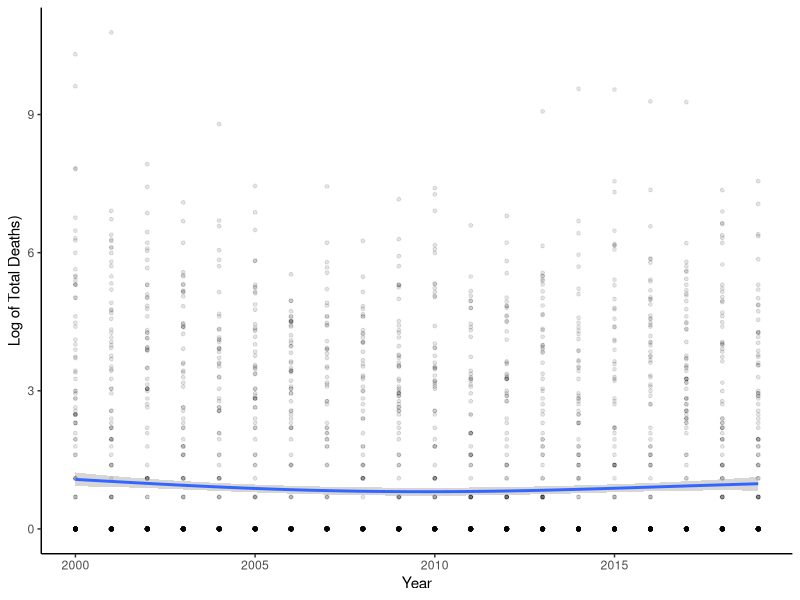
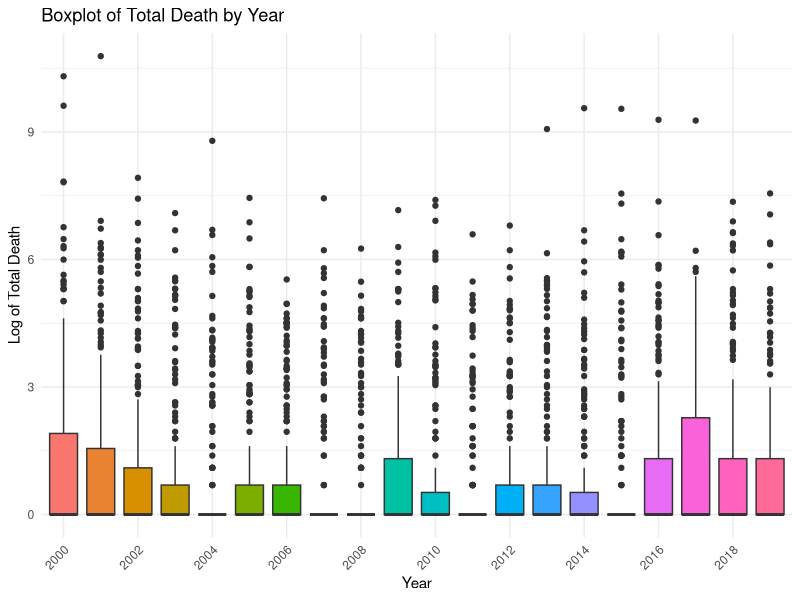
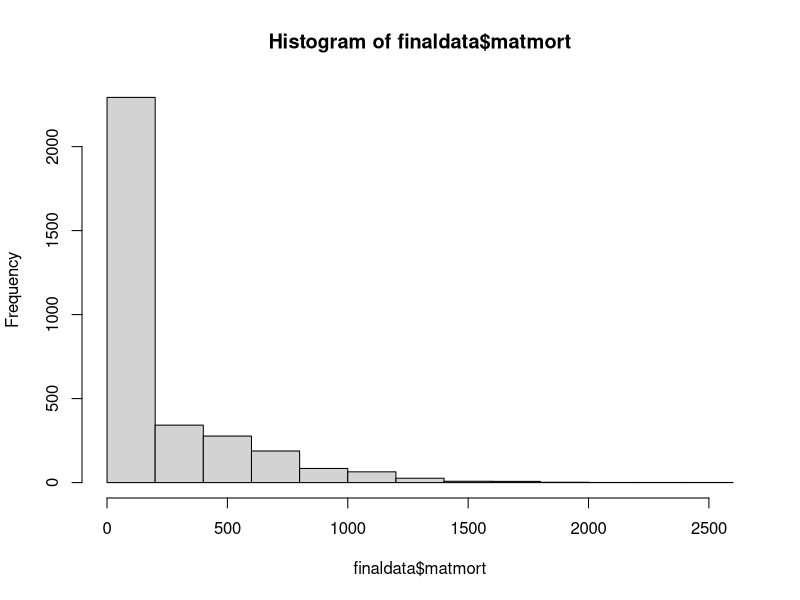
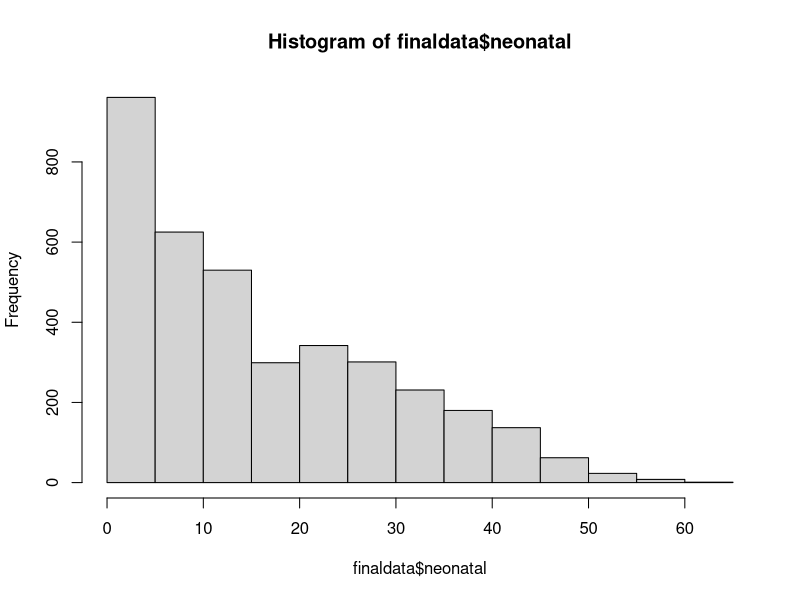
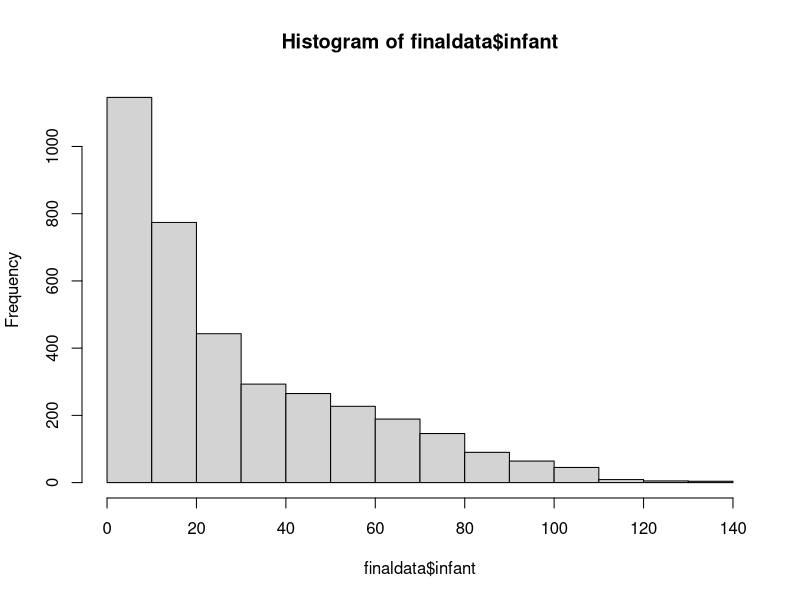
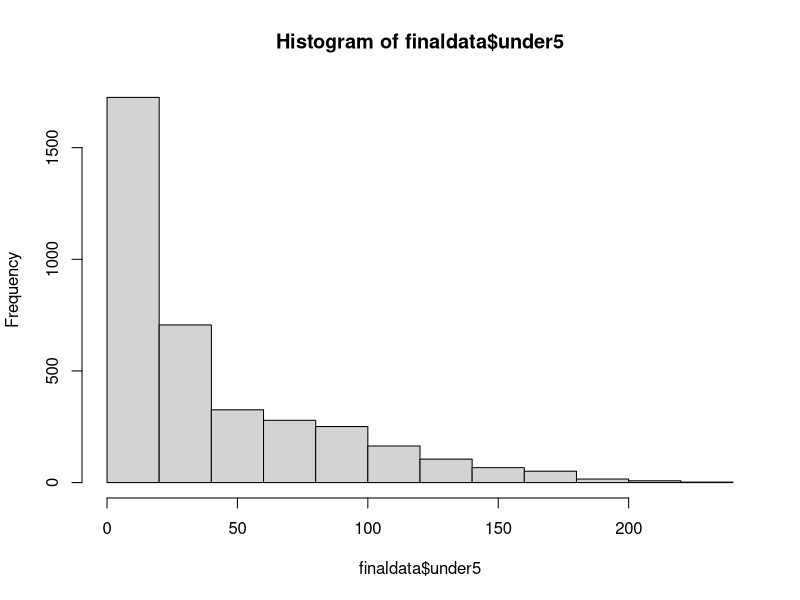

Write R code to recreate these figures, in order.
## ---- chunk 1
knitr::opts_chunk$set(message = FALSE, warning = FALSE)
## ---- chunk 2
#| output: false
library(ggplot2)
library(dplyr)
library(knitr)
library(here)

## ---- chunk 3

finaldata <- read.csv(here("output_files", "finaldata.csv"), header = TRUE)

country_means <- finaldata %>%
  group_by(ISO) %>%
  summarise(
    mean_value = mean(totaldeath, na.rm = TRUE),
    median_value = median(totaldeath, na.rm = TRUE),
    sd_value = sd(totaldeath, na.rm = TRUE),
    min_value = min(totaldeath, na.rm = TRUE),
    max_value = max(totaldeath, na.rm = TRUE),
    count = n() 
  ) %>%
  dplyr::arrange(desc(mean_value))

  write.csv(country_means, file = here("output_files", "countrymeans.csv"), row.names = FALSE) 
  head(country_means)
## ---- chunk 4
#| echo: false
summary(finaldata)
## ---- chunk 5
#| echo: false
finaldata %>%
  ggplot(aes(x = year, y = log(totaldeath + 1))) +
  geom_point(size = 1, alpha = 0.1) +
  theme_classic() +
  labs(
    x = "Year",
    y = "Log of Total Deaths)",
  ) +
  scale_color_brewer(palette = "Pastel1") +
  geom_smooth()

## ---- chunk 6
#| echo: false

ggplot(finaldata, aes(x = factor(year), y = log(totaldeath + 1), fill = factor(year))) +
  geom_boxplot() +
  labs(
    x = "Year",
    y = "Log of Total Death",
    title = "Boxplot of Total Death by Year"
  ) +
  theme_minimal() +
  theme(
    axis.text.x = element_text(angle = 45, hjust = 1),  
    legend.position = "none"  
  ) +
  scale_x_discrete(breaks = scales::breaks_pretty(n = 10)) 
## ---- chunk 7
#| echo: false

country_year_means <- finaldata %>%
  group_by(ISO, year) %>%
  summarise(
    mean_value = mean(totaldeath, na.rm = TRUE),
    median_value = median(totaldeath, na.rm = TRUE),
    sd_value = sd(totaldeath, na.rm = TRUE),
    min_value = min(totaldeath, na.rm = TRUE),
    max_value = max(totaldeath, na.rm = TRUE),
    count = n() 
  ) %>%
  dplyr::arrange(desc(mean_value))

  write.csv(country_year_means, file = here("output_files", "countrymeans.csv"), row.names = FALSE) 
  head(country_year_means)
## ---- chunk 8
#| echo: false

#Note to self: Select is great for filtering columns, filter is better for filtering rows
maxdeath_data <- finaldata %>%
  filter(
    (ISO == "ETH" & (year == 2000 | year == 2001)) |
    (ISO == "ERI" & year == 2000) |
    (ISO == "SYR" & (year == 2014 | year == 2015 | year == 2016))
  ) %>%
  select(year, ISO, totaldeath, under5, matmort, neonatal, infant) 

maxdata_mort_means <- summarise(maxdeath_data, 
          mean_matmort = mean(matmort, na.rm = TRUE),
          mean_under5 = mean(under5, na.rm = TRUE),
          mean_neonatal = mean(neonatal, na.rm = TRUE),
          mean_infant = mean(infant, na.rm = TRUE),
          )

maxdeath_data
maxdata_mort_means
## ---- chunk 9
#| echo: false

alldata_mort_means <- summarise(finaldata, 
          mean_matmort = mean(matmort, na.rm = TRUE),
          mean_under5 = mean(under5, na.rm = TRUE),
          mean_neonatal = mean(neonatal, na.rm = TRUE),
          mean_infant = mean(infant, na.rm = TRUE),
          )

alldata_mort_means
## ---- chunk 10
#| echo: false

confdata_mort <- finaldata %>%
  filter(conflict == 1)

confdata_mort_means <- summarise(confdata_mort, 
          mean_matmort = mean(matmort, na.rm = TRUE),
          mean_under5 = mean(under5, na.rm = TRUE),
          mean_neonatal = mean(neonatal, na.rm = TRUE),
          mean_infant = mean(infant, na.rm = TRUE),
          )

confdata_mort_means
## ---- chunk 11
#| echo: false

means <- rbind(maxdata_mort_means, confdata_mort_means, alldata_mort_means)
rownames(means) <- c("Max Data", "Conf_1 Data", "All Data")

means
## ---- chunk 12
hist(finaldata$matmort)
hist(finaldata$neonatal)
hist(finaldata$infant)
hist(finaldata$under5)
